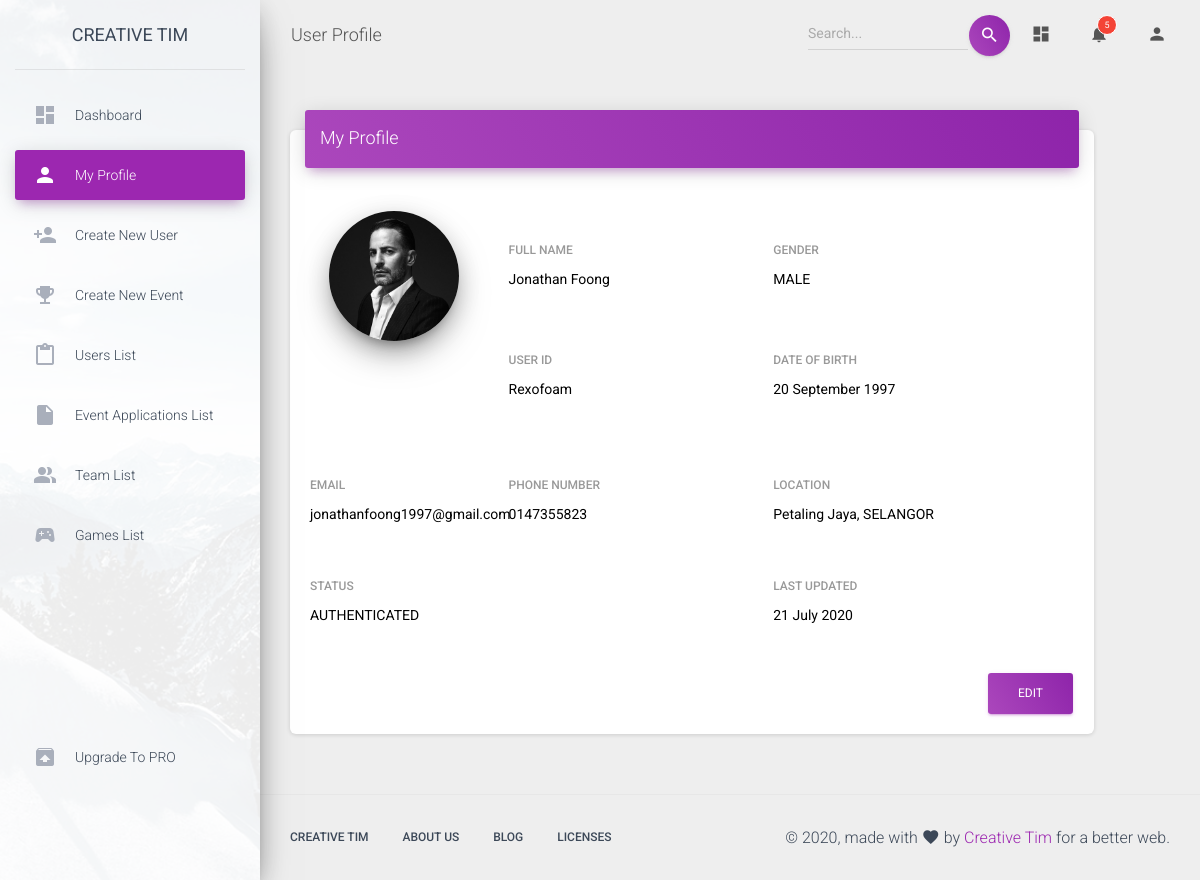
/dashboard_module/profile_details.php?id=58, run on an earlier commit of the app's database.
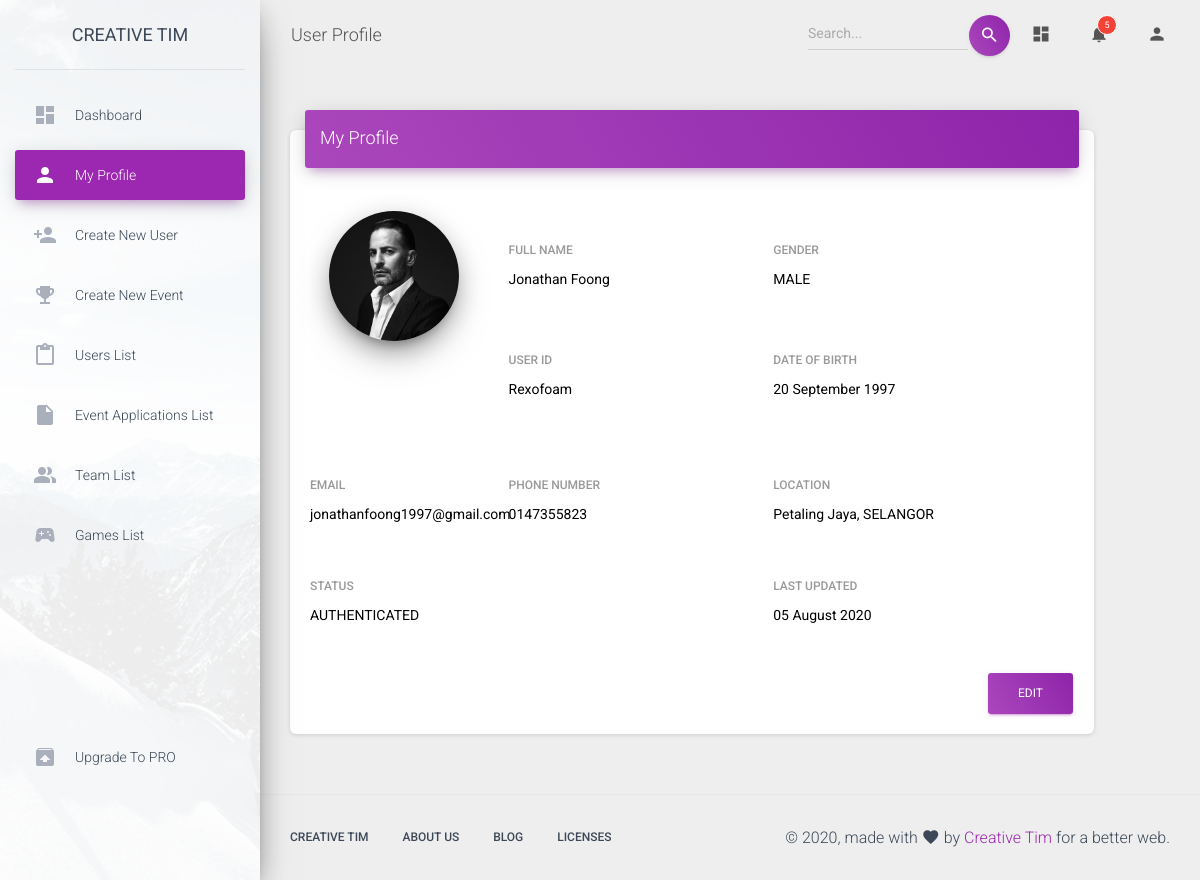
And on a later commit of the database.
### tables this page shows
CREATE TABLE `users` (
  `id` int(11) NOT NULL,
  `full_name` varchar(100) NOT NULL,
  `user_id` varchar(50) DEFAULT NULL,
  `mobile_number` varchar(15) NOT NULL,
  `email` varchar(100) NOT NULL,
  `password` varchar(100) NOT NULL,
  `DoB` date NOT NULL,
  `gender` enum('male','female') NOT NULL,
  `status` enum('created','authenticated','inactive','') NOT NULL,
  `accessed_at` datetime DEFAULT NULL,
  `updated_at` datetime NOT NULL,
  `city` varchar(100) NOT NULL,
  `state` varchar(100) NOT NULL,
  `is_admin` int(1) NOT NULL DEFAULT 0,
  `image_url` varchar(50) DEFAULT NULL
);

### dashboard_module/profile_details.php (the view, shortened to what this page needs)
<?php
  $con = DatabaseConn();
  $userID = $_GET['id'];
  $sql_detail = "SELECT * FROM `users` WHERE `id` = '$userID'";
  $account_details = mysqli_query($con, $sql_detail);
  $details = mysqli_fetch_array($account_details);
  $name = $details['full_name'];
  $user_id = $details['user_id'];
  $mobile_number = $details['mobile_number'];
  $email = $details['email'];
  $DoB = date("d F Y", strtotime($details['DoB']));
  $gender = strtoupper($details['gender']);
  $status = strtoupper($details['status']);
  $last_upd = date("d F Y", strtotime($details['updated_at']));;
  $city = $details['city'];
  $state = $details['state'];
?>
<!DOCTYPE html>
<html lang="en">
<head>
    <link rel="stylesheet" type="text/css" href="assets/css/bootstrap-select.min.css">
    <link rel="stylesheet" href="https://maxcdn.bootstrapcdn.com/font-awesome/latest/css/font-awesome.min.css">
    <link href="assets/css/material-dashboard.css" rel="stylesheet" />
    <link href="assets/demo/demo.css" rel="stylesheet" />
    <link rel="stylesheet" type="text/css" href="vendor/select2/select2.min.css">
    <link rel="stylesheet" type="text/css" href="vendor/daterangepicker/daterangepicker.css">
</head>
<body class="">
    <div class="wrapper ">
        <div class="sidebar" data-color="purple" data-background-color="white" data-image="assets/img/sidebar-1.jpg">
            <div class="logo"><a href="http://www.creative-tim.com" class="simple-text logo-normal">
          Creative Tim
        </a></div>
            <div class="sidebar-wrapper">
                <ul class="nav">
                    <li class="nav-item ">
                            <a class="nav-link" href="./dashboard.php">
                                <i class="material-icons">dashboard</i>
                                <p>Dashboard</p>
                            </a>
                        </li>
                        <li class="nav-item active">
                            <a class="nav-link" href="./profile_details.php?id=<?php echo $curUser; ?>">
                                <i class="material-icons">person</i>
                                <p>My Profile</p>
                            </a>
                        </li>
                        <li class="nav-item ">
                            <a class="nav-link" href="./admin_create_user_front.php">
                                <i class="material-icons">person_add</i>
                                <p>Create New User</p>
                            </a>
                        </li>
                        <li class="nav-item ">
                            <a class="nav-link" href="./create_event_front.php">
                                <i class="material-icons">emoji_events</i>
                                <p>Create New Event</p>
                            </a>
                        </li>
                        <li class="nav-item ">
                            <a class="nav-link" href="./user_list.php">
                                <i class="material-icons">content_paste</i>
                                <p>Users List</p>
                            </a>
                        </li>
                        <li class="nav-item ">
                            <a class="nav-link" href="./event_application_list.php">
                                <i class="material-icons">insert_drive_file</i>
                                <p>Event Applications List</p>
                            </a>
                        </li>
                        <li class="nav-item ">
                            <a class="nav-link" href="./team_list.php">
                                <i class="material-icons">people_alt</i>
                                <p>Team List</p>
                            </a>
                        </li>
                        <li class="nav-item ">
                            <a class="nav-link" href="./game_list.php">
                                <i class="material-icons">sports_esports</i>
                                <p>Games List</p>
                            </a>
                        </li>
                    <li class="nav-item active-pro ">
                        <a class="nav-link" href="./upgrade.html">
                            <i class="material-icons">unarchive</i>
                            <p>Upgrade to PRO</p>
                        </a>
                    </li>
                </ul>
            </div>
        </div>
        <div class="main-panel">
            <nav class="navbar navbar-expand-lg navbar-transparent navbar-absolute fixed-top ">
                <div class="container-fluid">
                    <div class="navbar-wrapper">
                        <a class="navbar-brand" href="javascript:;">User Profile</a>
                    </div>
                    <div class="collapse navbar-collapse justify-content-end">
                        <form class="navbar-form">
                            <div class="input-group no-border">
                                <input type="text" value="" class="form-control" placeholder="Search...">
                                <button type="submit" class="btn btn-white btn-round btn-just-icon">
                                    <i class="material-icons md-light">search</i>
                                    <div class="ripple-container"></div>
                                </button>
                            </div>
                        </form>
                        <ul class="navbar-nav">
                            <li class="nav-item">
                                <a class="nav-link" href="javascript:;">
                                    <i class="material-icons">dashboard</i>
                                </a>
                            </li>
                            <li class="nav-item dropdown">
                                <a class="nav-link" href="http://example.com" id="navbarDropdownMenuLink" data-toggle="dropdown" aria-haspopup="true" aria-expanded="false">
                                    <i class="material-icons">notifications</i>
                                    <span class="notification">5</span>
                                </a>
                            </li>
                            <li class="nav-item dropdown">
                                <a class="nav-link" href="javascript:;" id="navbarDropdownProfile" data-toggle="dropdown" aria-haspopup="true" aria-expanded="false">
                                    <i class="material-icons">person</i>
                                </a>
                            </li>
                        </ul>
                    </div>
                </div>
            </nav>
            <div class="content">
                <div class="container-fluid">
                    <div class="row">
                        <div class="col-md-11">
                            <div class="card">
                                <div class="card-header card-header-primary">
                                    <h4 class="card-title">My Profile</h4>
                                </div>
                                <br><br>
                                <div class="card-body">
                                    <div class="row">
                                        <div class="card-profile col-md-3">
                                            <div class="card-avatar">
                                                <a href="javascript:;">
                                                    <img class="img" src="assets/img/faces/marc.jpg"/>
                                                </a>
                                            </div>
                                        </div>
                                        <div class="col-md-4">
                                            <div class="form-group">
                                                <h6 class="card-category">Full Name</h6>
                                                <label style="color: black"><?php echo $name;?></label>
                                            </div>
                                        </div>
                                        <div class="col-md-5">
                                            <div class="form-group">
                                                <h6 class="card-category">Gender</h6>
                                                <label style="color: black"><?php echo $gender;?></label>
                                            </div>
                                        </div>
                                    </div>
                                    <div class="row">
                                        <div class="col-md-3"></div>
                                        <div class="col-md-4">
                                            <div class="form-group">
                                                <h6 class="card-category">User ID</h6>
                                                <label style="color: black"><?php echo $user_id;?></label>
                                            </div>
                                        </div>
                                        <div class="col-md-5">
                                            <h6 class="card-category">Date of Birth</h6>
                                            <label style="color: black"><?php echo $DoB;?></label>
                                        </div>
                                    </div>
                                    <br><br>
                                    <div class="row">
                                        <div class="col-md-3">
                                            <div class="form-group">
                                                <h6 class="card-category">Email</h6>
                                                <label style="color: black"><?php echo $email;?></label>
                                            </div>
                                        </div>
                                        <div class="col-md-4">
                                            <div class="form-group">
                                                <h6 class="card-category">Phone Number</h6>
                                                <label style="color: black"><?php echo $mobile_number;?></label>
                                            </div>
                                        </div>
                                        <div class="col-md-5">
                                            <div class="form-group">
                                                <h6 class="card-category">Location</h6>
                                                <label style="color: black"><?php echo $city.", ".$state;?></label>
                                            </div>
                                        </div>
                                    </div>
                                    <br>
                                    <div class="row">
                                        <div class="col-md-7">
                                            <div class="form-group">
                                                <h6 class="card-category">Status</h6>
                                                <label style="color: black"><?php echo $status;?></label>
                                            </div>
                                        </div>
                                        <div class="col-md-5">
                                            <div class="form-group">
                                                <h6 class="card-category">Last Updated</h6>
                                                <label style="color: black"><?php echo $last_upd;?></label>
                                            </div>
                                        </div>
                                    </div>
                                    <br>
                                    <button type="submit" class="btn btn-primary pull-right" onclick="edit(<?php echo $userID;?>)" name="editBtn">Edit</button>
                                    <div class="clearfix"></div>
                                </div>
                            </div>
                        </div>
                    </div>
                </div>
            </div>
            <footer class="footer">
                <div class="container-fluid">
                    <nav class="float-left">
                        <ul>
                            <li>
                                <a href="https://www.creative-tim.com">
                                    Creative Tim
                                </a>
                            </li>
                            <li>
                                <a href="https://creative-tim.com/presentation">
                                    About Us
                                </a>
                            </li>
                            <li>
                                <a href="http://blog.creative-tim.com">
                                    Blog
                                </a>
                            </li>
                            <li>
                                <a href="https://www.creative-tim.com/license">
                                    Licenses
                                </a>
                            </li>
                        </ul>
                    </nav>
                    <div class="copyright float-right">
                        &copy;
                        , made with <i class="material-icons">favorite</i> by
                        <a href="https://www.creative-tim.com" target="_blank">Creative Tim</a> for a better web.
                    </div>
                </div>
            </footer>
        </div>
    </div>
</body>
</html>

What changed in the data, as far as the page shows it:
changed users "Jonathan Foong": updated_at "21 July 2020" → "05 August 2020"
